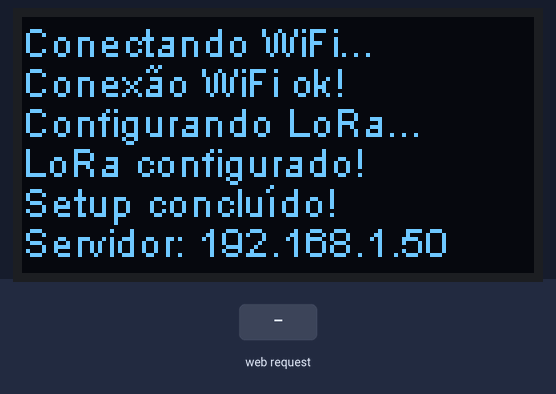
This sketch was run on a simulated ESP32. On the bench: 128×64 one-colour display. Inputs (shaded band) come from the test bench. WiFi joins after 1.5 s; servers stay silent unless stated; what the sketch prints to the serial monitor is not drawn.

Above: at 4.6 s.
4.7 s: HTTP request GET /?acao=0 received
At 4.72 s:
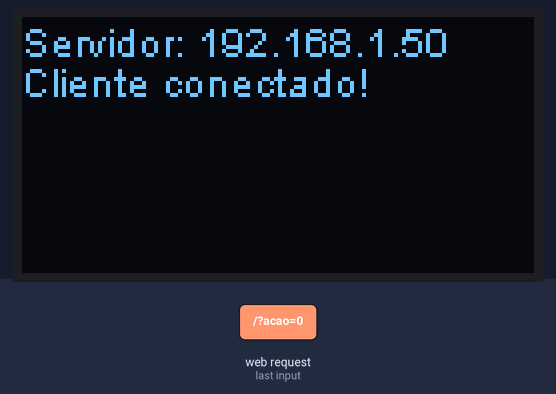
At 5.3 s:
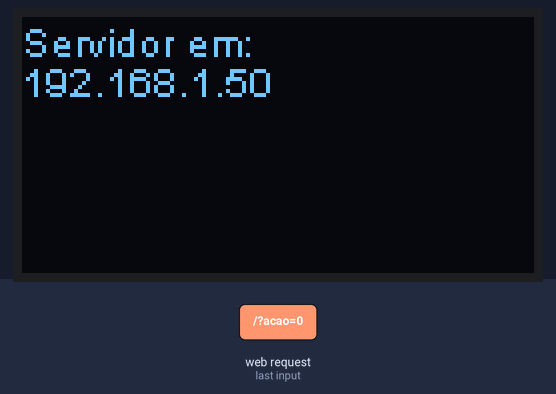
Timing chart, 0 to 6.6 s (numbered marks = the images above; inputs shaded):
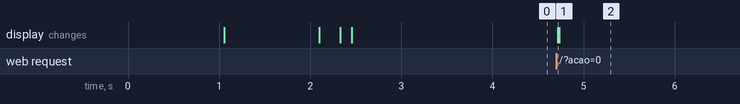

The sketch:

loraTRANS.ino
```cpp
//COM 8
#include "Arduino.h" //inclui a biblioeca padrão Arduino.h
#include "heltec.h" //inclui a biblioteca da Heltec
#include <WiFi.h> //inclui a biblioteca WiFi
// Definições do rádio LoRa
#define DisplayEstado true //define se o display estará ou não ativo
#define LoRaEstado true //define se o rádio LoRa estará ou não ativo
#define SerialEstado true //define se a Serial do módulo estará ou não disponível (Baud Rate padrão 115200)
#define AmplificadorDePotencia true // define se o amplificador de potência PABOOST estará ou não ativo
#define BandaDeTransmissao 868E6 //define a frequência média de transmissão: 868E6, 915E6
// Definições do WiFi
#define SSid "POCO F4 GT" //Identificador do serviço de rede WiFi
#define Senha "12345678" //Senha de acesso ao serviço WiFi
//Variáveis de estado dos controlados
bool EstadoMotor = 0;
int cont=0;
bool Atuar = false;
//inicia o servidor na porta 80
WiFiServer servidor(80);
int btn1 = 36;

void setup()
{
  //inicia os dispositivos do devKit da Heltec (DEVE SER INICIADO ANTES DE TUDO)
  Heltec.begin(DisplayEstado, LoRaEstado, SerialEstado, AmplificadorDePotencia, BandaDeTransmissao);
  Heltec.display->clear(); //Limpa qualquer mensagem inicial do display
  SetupWiFi(); //Configura a conexão Wifi
  SetupLoRa(); //Configura o rádio LoRa
  //Sinaliza o fim dos ajustes
  Heltec.display -> drawString(0, 40, "Setup concluído!");
  Heltec.display -> display();
  servidor.begin();// inicia o servidor

  //informa ip no display
  Heltec.display -> drawString(0, 50, "Servidor: " + WiFi.localIP().toString());
  Heltec.display -> display();
  delay(1000);
  Serial.begin(115200);
  pinMode(btn1, INPUT);
}

void loop()
{
  TrataRequisicao();//trata as requisições HTTP
  enviarPacote();//Envia as mensagens LoRa
   Serial.println(WiFi.localIP().toString());
}

void SetupWiFi()
{
  //inicio dos ajustes do conexão WiFi
  WiFi.disconnect(true); //Desconecta de uma possível conexão prévia
  delay(100);
  WiFi.begin(SSid, Senha); //Informa o id do Serviço WiFi e a senha
  delay(100);
  byte count = 0; // Contador das tentativas de conexão

 while (WiFi.status() != WL_CONNECTED && count < 10)
  {
    count ++;
    delay(500);
    Heltec.display -> drawString(0, 0, "Conectando WiFi...");
    Heltec.display -> display();
  }
  if (WiFi.status() == WL_CONNECTED) //Se conseguiu conectar...
  {
    Heltec.display -> drawString(0, 10, "Conexão WiFi ok!");
    Heltec.display -> display();
    delay(100);
  }
  else // ... caso falhe a conexão
  {
    Heltec.display -> drawString(0, 10, "Falha na conexão!");
    Heltec.display -> display();
    delay(100);
    //pode aplicar um loop infinito ou reset AQUI;
  }
}

void SetupLoRa()
{
  //Sinaliza o início dos ajustes
  Heltec.display -> drawString(0, 20, "Configurando LoRa...");
  Heltec.display -> display();
  delay(100);
  LoRa.setSpreadingFactor(12); //define o fator de espalhamento
  LoRa.setSignalBandwidth(250E3); //define a largura de banda
  LoRa.setCodingRate4(5); //define o Codding Rate
  LoRa.setPreambleLength(6); //define o comprimento do preâmbulo
  LoRa.setSyncWord(0x12); //define a palavra de sincronização
  //LoRa.disableCrc(); //desabilita o CRC
  LoRa.crc(); //ativa o CRC
  //Sinaliza o fim dos ajustes do rádio LoRa
  Heltec.display -> drawString(0, 30, "LoRa configurado!");
  Heltec.display -> display();
  delay(100);
}

void TrataRequisicao()
{
  //cria um objeto "cliente" se há uma conexão disponível
  WiFiClient cliente = servidor.available();
  if (!cliente) return; //se não há cliente, retorna
  // se há um cliente, sinaliza no display

  Heltec.display -> clear();
  Heltec.display -> drawString(0, 0, "Servidor: " + WiFi.localIP().toString());

  Heltec.display -> drawString(0, 10, "Cliente conectado!");
  Heltec.display -> display();
  while (cliente.connected()) //executa enquanto houver conexão
  {
    if (cliente.available()) //se há uma requisição disponível
    {
      String req = cliente.readStringUntil('\r'); //Lê a requisição
     //A partir daqui, verificamos se a requisição possui
      //algum comando de ajuste de sinal
      if (req.indexOf("acao=0") != -1) //para o motor da bomba
      {
        Atuar = true; //enviar os dados para atuar
        EstadoMotor = 1;
        cont=cont+1;
      }
      else //nenhuma opção válida
      {
        Atuar = false; //sinaliza que não é para atuar
      }

//Este é o html que iremos retornar para o cliente

  String html =
        "<html>"
        "<head>"
        "<meta name='viewport' content='width=device-width, initial-scale=1, user-scalable=no'/>"
        "<title>Controle WiFi / LoRa</title>"
        "<style>"
        "body{"
        "text-align: center;"
        "font-family: sans-serif;"
        "font-size:15px;"
        "padding: 25px;"
        "}"
        "p{"
        "color:#444;"
        "}"
        "button{"
        "font-size:15px;"
        "outline: none;"
        "border: 2px solid #1fa3ec;"
        "border-radius:18px;"
        "background-color:#FFF;"
        "color: #000;"
"padding: 5px 25px;"
        "}"
        "button:active{"
        "color: #fff;"
        "background-color:#1fa3ec;"
        "}"
        "button:hover{"
        "border-color:#0000ff;"
        "}"
        "</style>"
        "</head>"
        "<body>"
        "<H1>Controle WiFi / LoRa</H1>"
        "<H2>Selecione Para Disparar:</H2>"
        "<p><a href='?acao=0'><button>Acionar</button></a>"
        "<p></p>"
        "<p></p>"
        "<H3>Acionamentos: " + String(cont) + "</H3>"
        "</body>"
        "</html>\r";

//Escreve o html no buffer que será enviado para o cliente
      cliente.print(html);
      //Envia os dados do buffer para o cliente
      cliente.flush();
    }
    //aguarda para que o trafego das informações seja concluído
    delay(20);
    //força a desconexão do cliente
    cliente.stop();
  }
  //sinaliza o IP do servidor no display
  Heltec.display -> clear();
  Heltec.display -> drawString(0, 0, "Servidor em:");
  Heltec.display -> drawString(0, 10, WiFi.localIP().toString());
  Heltec.display -> display();
}

void enviarPacote()
{

  if (!Atuar) return; //se não é para atuar, retorna
  //envia para a serialos dados que serão enviados pelo LoRo

  //Enviar pacote
  //inicia a montagem do pacote (parâmetro FALSE desativa o Header);
  LoRa.beginPacket();
  //enviando os estado um a um
  LoRa.write(EstadoMotor);
  LoRa.write(cont);
  LoRa.endPacket(); // finaliza o pacote
  Atuar = false; //Sinaliza que já houve a atuação
}
```

Measured:
- after the input at 4.7 s, the display: changes at once (image 1)
